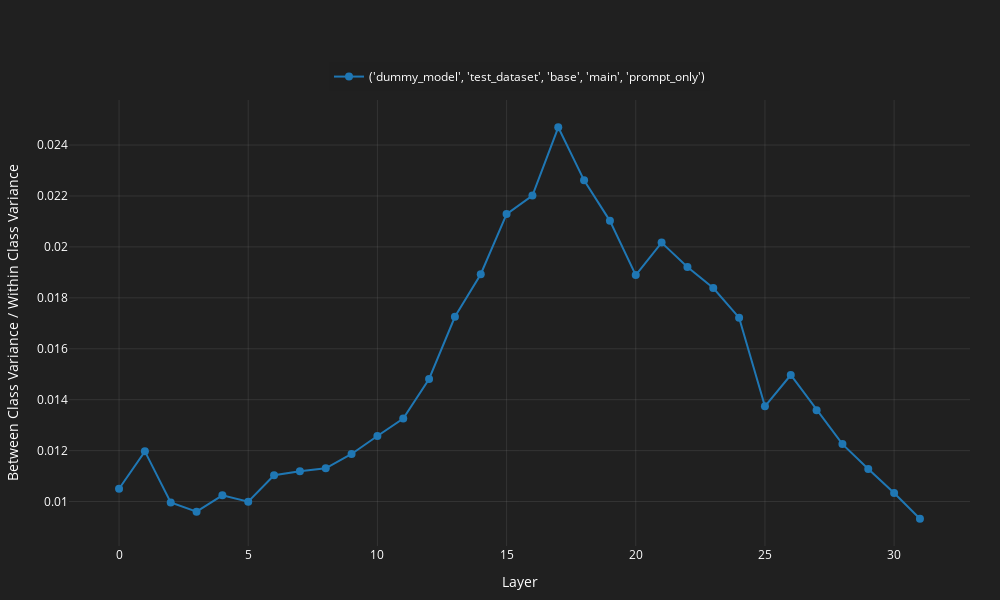

The code cell stored with this chart in its notebook:
### Code cell
plot_interactive_lineplot(
    df_dict={str(k): v.set_index("layer")[["between_over_within_class_variance"]] for k, v in between_over_within_class_variance_df.groupby(["model_id", "dataset_id", "prompt_id", "subset_id", "input_type"])},
    x_label="Layer",
    y_label="Between Class Variance / Within Class Variance",
    save_path=f"./classification_data/figures/dummy_data_between_over_within_class_variance{N_DIMS_LABEL}{PCA_COMONENTS_LABEL}.html"
)

### Figure 1 — Plotly figure (JSON) as saved in the notebook; plotly's stock layout.template omitted (floating-point values rounded to 4 significant figures)
{"data": [{"legendgroup": "('dummy_model', 'test_dataset', 'base', 'main', 'prompt_only')", "line": {"color": "#1f77b4", "width": 2}, "marker": {"size": 8}, "mode": "lines+markers", "name": "('dummy_model', 'test_dataset', 'base', 'main', 'prompt_only')", "type": "scatter", "x": [0, 1, 2, 3, 4, 5, 6, 7, 8, 9, 10, 11, 12, 13, 14, 15, 16, 17, 18, 19, 20, 21, 22, 23, 24, 25, 26, 27, 28, 29, 30, 31], "y": [0.0105, 0.01197, 0.009962, 0.009603, 0.01024, 0.009991, 0.01103, 0.01119, 0.01131, 0.01187, 0.01257, 0.01326, 0.01481, 0.01726, 0.01893, 0.02129, 0.02201, 0.0247, 0.02261, 0.02102, 0.01889, 0.02017, 0.01921, 0.01838, 0.01722, 0.01374, 0.01497, 0.01359, 0.01225, 0.01128, 0.01033, 0.009325]}], "layout": {"font": {"color": "white"}, "height": 600, "legend": {"bgcolor": "rgba(32, 32, 32, 0.8)", "orientation": "h", "x": 0.5, "xanchor": "center", "y": 1.02, "yanchor": "bottom"}, "margin": {"b": 50, "l": 50, "r": 30, "t": 100}, "paper_bgcolor": "rgba(32, 32, 32, 1)", "plot_bgcolor": "rgba(32, 32, 32, 1)", "showlegend": true, "title": {}, "width": 1000, "xaxis": {"gridcolor": "rgba(128, 128, 128, 0.2)", "title": {"text": "Layer"}, "zeroline": false}, "yaxis": {"gridcolor": "rgba(128, 128, 128, 0.2)", "title": {"text": "Between Class Variance / Within Class Variance"}, "zeroline": false}}}
